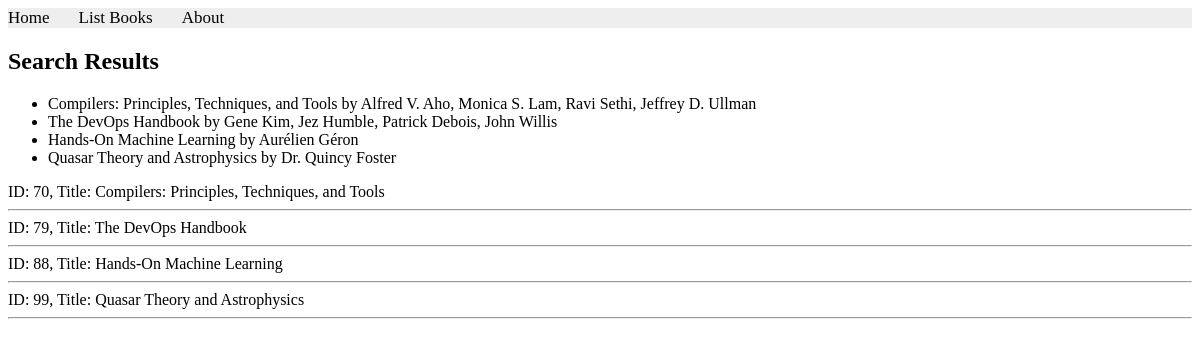
The page /books/simple/query on the database its author committed.
### apps/bookmodule/models.py (models this page shows)
class Book(models.Model):
    title = models.CharField(max_length = 50)
    author = models.CharField(max_length = 50)
    price = models.FloatField(default = 0.0)
    edition = models.SmallIntegerField(default = 1)

### apps/bookmodule/views.py (the view)
# urls.py: path('simple/query', views.simple_query, name='simpleQuery'),
def simple_query(request):
    mybooks=Book.objects.filter(title__icontains='and') # <- multiple objects
    return render(request, 'bookmodule/bookList.html', {'books':mybooks})

### apps/templates/bookmodule/booklist.html (shortened to what this page needs)
{% extends "layouts/base.html" %}
{% block content %}
<h2>Search Results</h2>
{% if books %}
    <ul>
    {% for book in books %}
        <li>{{ book.title }} by {{ book.author }}</li>
    {% endfor %}
    </ul>
{% else %}
    <p>No books found.</p>
{% endif %}
{% for obj in books %}
ID: {{obj.id}}, Title: {{obj.title}}
<hr>
{% endfor %}
{% endblock content %}

### rows shown on the page
Book: title "Compilers: Principles, Techniques, and Tools", author "Alfred V. Aho, Monica S. Lam, Ravi Sethi, Jeffrey D. Ullman", id "70"
Book: title "The DevOps Handbook", author "Gene Kim, Jez Humble, Patrick Debois, John Willis", id "79"
Book: title "Hands-On Machine Learning", author "Aurélien Géron", id "88"
Book: title "Quasar Theory and Astrophysics", author "Dr. Quincy Foster", id "99"
